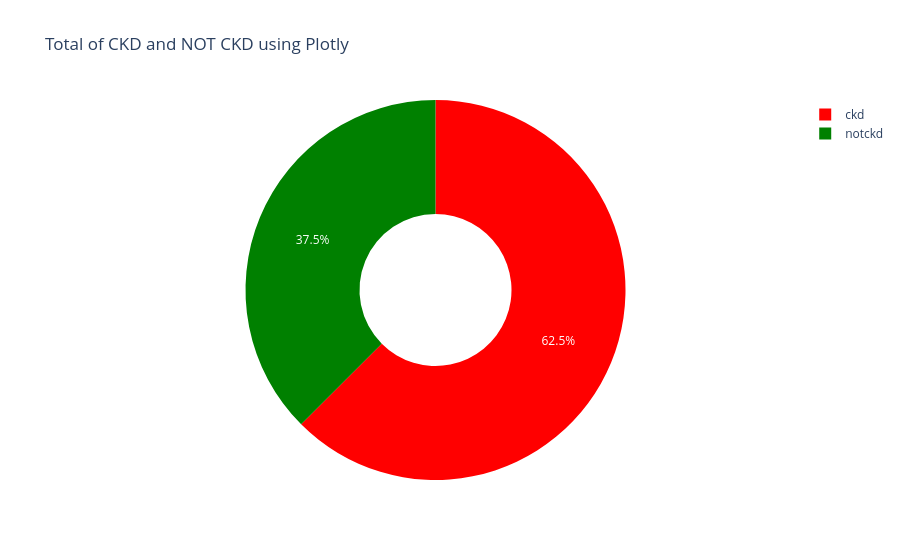

Notebook source saved alongside this figure:
### Markdown cell above
## Total of CKD and NOT CKD using Plotly

### Code cell
import plotly.express as px

# Count classes
class_counts = df_imputed['class'].value_counts().reset_index()
class_counts.columns = ['class', 'count']

custom_colors = ['red', 'green']  

fig = px.pie(
    class_counts,
    names='class',
    values='count',
    title='Total of CKD and NOT CKD using Plotly',
    hole=0.4,
    color_discrete_sequence=custom_colors
)

fig.show()

### Figure 1 — Plotly figure (JSON) as saved in the notebook; plotly's stock layout.template omitted (floating-point values rounded to 4 significant figures)
{"data": [{"domain": {"x": [0, 1], "y": [0, 1]}, "hole": 0.4, "hovertemplate": "class=%{label}<br>count=%{value}<extra></extra>", "labels": ["ckd", "notckd"], "legendgroup": "", "name": "", "showlegend": true, "type": "pie", "values": [250, 150]}], "layout": {"autosize": true, "legend": {"tracegroupgap": 0}, "piecolorway": ["red", "green"], "title": {"text": "Total of CKD and NOT CKD using Plotly"}}}
